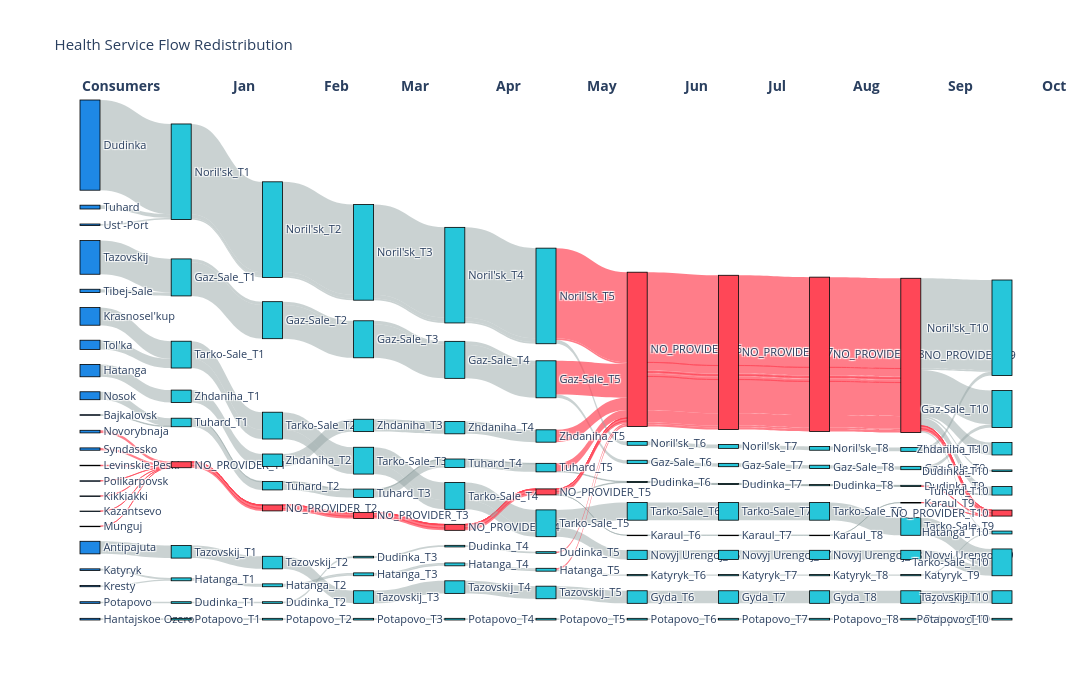

This figure's notebook cell:
### Code cell
_ = run_plots.sankey(all_results, settl_name)

### Figure 1 — Plotly figure (JSON) as saved in the notebook; plotly's stock layout.template omitted (floating-point values rounded to 4 significant figures; data arrays with more than 128 entries replaced by an {"elided": "..."} marker saying what was removed)
{"data": [{"link": {"color": {"elided": "220 str values"}, "source": {"elided": "220 int values"}, "target": {"elided": "220 int values"}, "value": {"elided": "220 int values"}}, "node": {"color": ["#1E88E5", "#1E88E5", "#1E88E5", "#1E88E5", "#1E88E5", "#1E88E5", "#1E88E5", "#1E88E5", "#1E88E5", "#1E88E5", "#1E88E5", "#1E88E5", "#1E88E5", "#1E88E5", "#1E88E5", "#1E88E5", "#1E88E5", "#1E88E5", "#1E88E5", "#1E88E5", "#1E88E5", "#1E88E5", "#26C6DA", "#26C6DA", "#26C6DA", "#26C6DA", "#26C6DA", "#26C6DA", "#FF4757", "#26C6DA", "#26C6DA", "#26C6DA", "#26C6DA", "#26C6DA", "#26C6DA", "#26C6DA", "#26C6DA", "#26C6DA", "#FF4757", "#26C6DA", "#26C6DA", "#26C6DA", "#26C6DA", "#26C6DA", "#26C6DA", "#26C6DA", "#26C6DA", "#26C6DA", "#FF4757", "#26C6DA", "#26C6DA", "#26C6DA", "#26C6DA", "#26C6DA", "#26C6DA", "#26C6DA", "#26C6DA", "#26C6DA", "#FF4757", "#26C6DA", "#26C6DA", "#26C6DA", "#26C6DA", "#26C6DA", "#26C6DA", "#26C6DA", "#26C6DA", "#26C6DA", "#FF4757", "#26C6DA", "#26C6DA", "#26C6DA", "#FF4757", "#26C6DA", "#26C6DA", "#26C6DA", "#26C6DA", "#26C6DA", "#26C6DA", "#26C6DA", "#26C6DA", "#26C6DA", "#FF4757", "#26C6DA", "#26C6DA", "#26C6DA", "#26C6DA", "#26C6DA", "#26C6DA", "#26C6DA", "#26C6DA", "#26C6DA", "#FF4757", "#26C6DA", "#26C6DA", "#26C6DA", "#26C6DA", "#26C6DA", "#26C6DA", "#26C6DA", "#26C6DA", "#26C6DA", "#FF4757", "#26C6DA", "#26C6DA", "#26C6DA", "#26C6DA", "#26C6DA", "#26C6DA", "#26C6DA", "#26C6DA", "#26C6DA", "#26C6DA", "#26C6DA", "#26C6DA", "#26C6DA", "#26C6DA", "#26C6DA", "#FF4757", "#26C6DA", "#26C6DA", "#26C6DA"], "label": ["Dudinka", "Tazovskij", "Krasnosel'kup", "Antipajuta", "Hatanga", "Tol'ka", "Nosok", "Tuhard", "Tibej-Sale", "Novorybnaja", "Syndassko", "Hantajskoe Ozero", "Ust'-Port", "Potapovo", "Katyryk", "Kresty", "Bajkalovsk", "Levinskie Peski", "Polikarpovsk", "Kikkiakki", "Kazantsevo", "Munguj", "Noril'sk_T1", "Gaz-Sale_T1", "Tarko-Sale_T1", "Tazovskij_T1", "Zhdaniha_T1", "Tuhard_T1", "NO_PROVIDER_T1", "Hatanga_T1", "Potapovo_T1", "Dudinka_T1", "Noril'sk_T2", "Gaz-Sale_T2", "Tarko-Sale_T2", "Tazovskij_T2", "Zhdaniha_T2", "Tuhard_T2", "NO_PROVIDER_T2", "Hatanga_T2", "Potapovo_T2", "Dudinka_T2", "Noril'sk_T3", "Gaz-Sale_T3", "Tarko-Sale_T3", "Tazovskij_T3", "Zhdaniha_T3", "Tuhard_T3", "NO_PROVIDER_T3", "Hatanga_T3", "Potapovo_T3", "Dudinka_T3", "Noril'sk_T4", "Gaz-Sale_T4", "Tarko-Sale_T4", "Tazovskij_T4", "Zhdaniha_T4", "Tuhard_T4", "NO_PROVIDER_T4", "Hatanga_T4", "Potapovo_T4", "Dudinka_T4", "Noril'sk_T5", "Gaz-Sale_T5", "Tarko-Sale_T5", "Tazovskij_T5", "Zhdaniha_T5", "Tuhard_T5", "NO_PROVIDER_T5", "Hatanga_T5", "Potapovo_T5", "Dudinka_T5", "NO_PROVIDER_T6", "Tarko-Sale_T6", "Gyda_T6", "Novyj Urengoj_T6", "Noril'sk_T6", "Gaz-Sale_T6", "Potapovo_T6", "Katyryk_T6", "Dudinka_T6", "Karaul_T6", "NO_PROVIDER_T7", "Tarko-Sale_T7", "Gyda_T7", "Novyj Urengoj_T7", "Noril'sk_T7", "Gaz-Sale_T7", "Potapovo_T7", "Katyryk_T7", "Dudinka_T7", "Karaul_T7", "NO_PROVIDER_T8", "Tarko-Sale_T8", "Gyda_T8", "Novyj Urengoj_T8", "Noril'sk_T8", "Gaz-Sale_T8", "Potapovo_T8", "Katyryk_T8", "Dudinka_T8", "Karaul_T8", "NO_PROVIDER_T9", "Tarko-Sale_T9", "Gyda_T9", "Novyj Urengoj_T9", "Noril'sk_T9", "Gaz-Sale_T9", "Potapovo_T9", "Katyryk_T9", "Dudinka_T9", "Karaul_T9", "Noril'sk_T10", "Gaz-Sale_T10", "Tarko-Sale_T10", "Tazovskij_T10", "Zhdaniha_T10", "Tuhard_T10", "NO_PROVIDER_T10", "Hatanga_T10", "Potapovo_T10", "Dudinka_T10"], "line": {"color": "black", "width": 0.8}, "pad": 15, "thickness": 20}, "type": "sankey"}], "layout": {"annotations": [{"font": {"size": 14}, "showarrow": false, "text": "<b>Consumers</b>", "x": 0, "xref": "paper", "y": 1.05, "yref": "paper"}, {"font": {"size": 14}, "showarrow": false, "text": "<b>Jan</b>", "x": 0.16, "xref": "paper", "y": 1.05, "yref": "paper"}, {"font": {"size": 14}, "showarrow": false, "text": "<b>Feb</b>", "x": 0.26, "xref": "paper", "y": 1.05, "yref": "paper"}, {"font": {"size": 14}, "showarrow": false, "text": "<b>Mar</b>", "x": 0.36, "xref": "paper", "y": 1.05, "yref": "paper"}, {"font": {"size": 14}, "showarrow": false, "text": "<b>Apr</b>", "x": 0.46, "xref": "paper", "y": 1.05, "yref": "paper"}, {"font": {"size": 14}, "showarrow": false, "text": "<b>May</b>", "x": 0.56, "xref": "paper", "y": 1.05, "yref": "paper"}, {"font": {"size": 14}, "showarrow": false, "text": "<b>Jun</b>", "x": 0.66, "xref": "paper", "y": 1.05, "yref": "paper"}, {"font": {"size": 14}, "showarrow": false, "text": "<b>Jul</b>", "x": 0.76, "xref": "paper", "y": 1.05, "yref": "paper"}, {"font": {"size": 14}, "showarrow": false, "text": "<b>Aug</b>", "x": 0.86, "xref": "paper", "y": 1.05, "yref": "paper"}, {"font": {"size": 14}, "showarrow": false, "text": "<b>Sep</b>", "x": 0.96, "xref": "paper", "y": 1.05, "yref": "paper"}, {"font": {"size": 14}, "showarrow": false, "text": "<b>Oct</b>", "x": 1.06, "xref": "paper", "y": 1.05, "yref": "paper"}], "font": {"size": 11}, "height": 700, "title": {"text": "Health Service Flow Redistribution"}, "width": 1400}}
